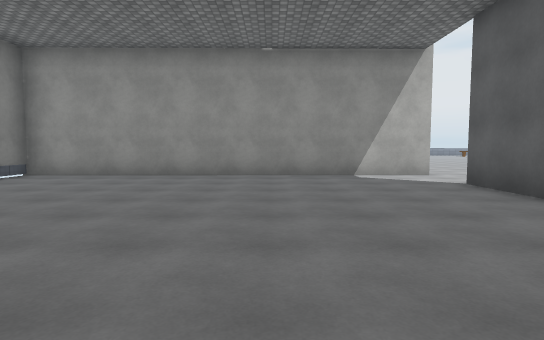
[1] (above)

20 first-person views from a walk through a 3-D level made in the Unity game engine. The camera is 1.4 m above the floor, tilts 4° down and sees 80° across. Doors are open. The floor is counted in squares, 2 m on a side. Each view is taken from the middle of a square. On the plan, view 1 faces up. The plan holds only what a view shows up to about 10 squares ahead; the rest is blank. The place goes on beyond the plan. The player character is not drawn. Some surface patterns are stand-ins.

[2]
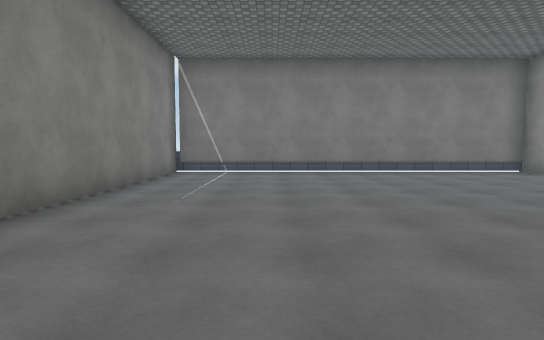

[3]
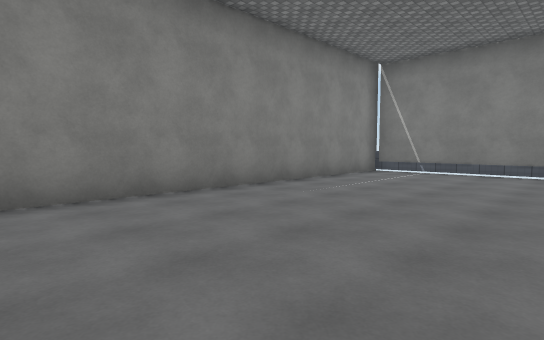

[4]
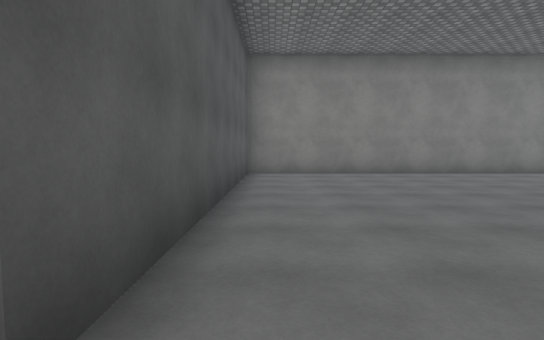

[5]
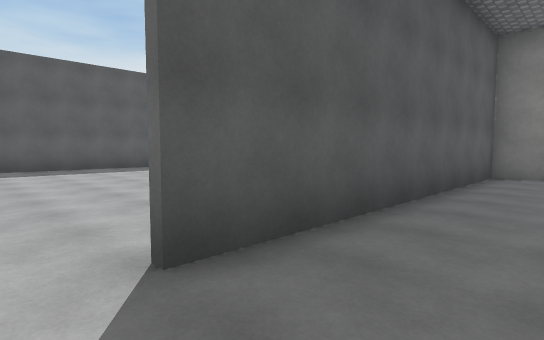

[6]
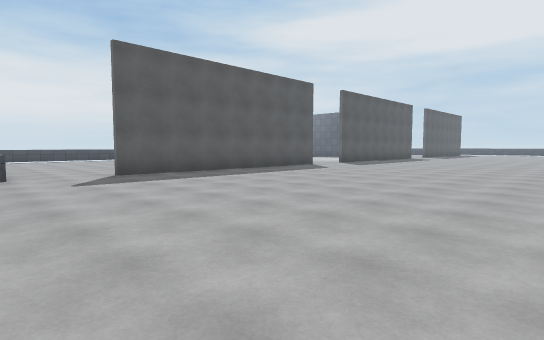

[7]
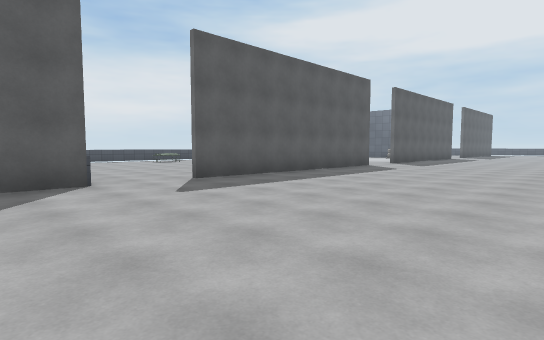

[8]
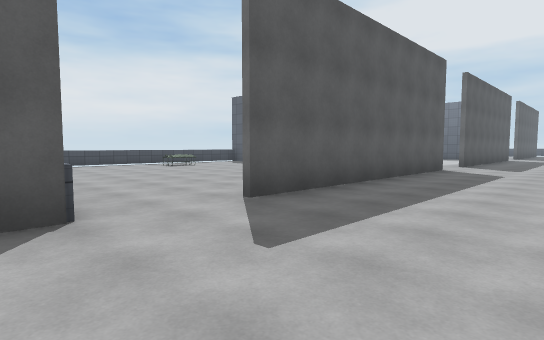

[9]
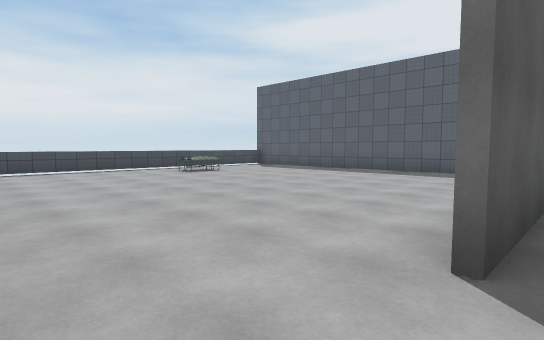

[10]
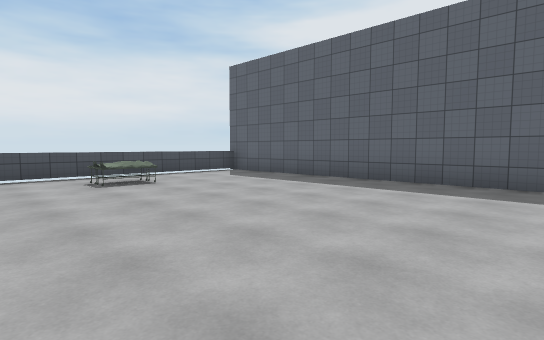

[11]
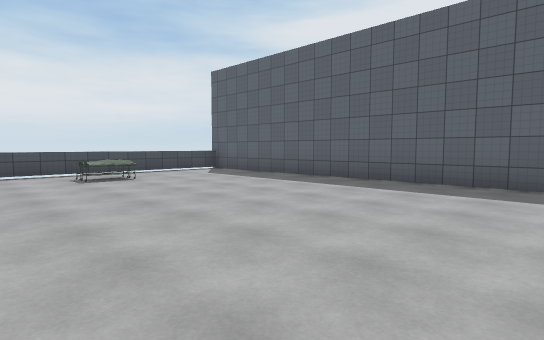

[12]
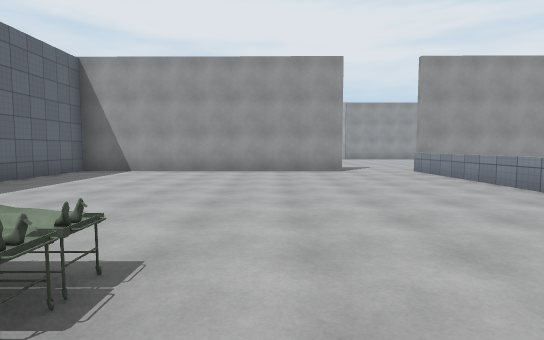

[13]
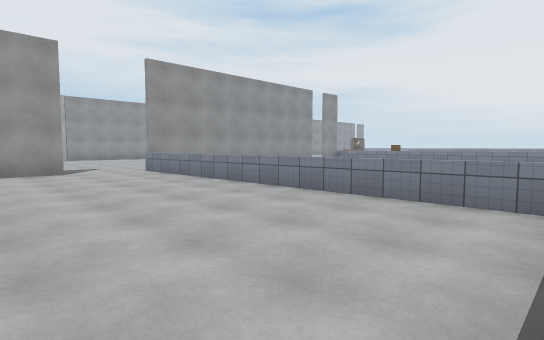

[14]
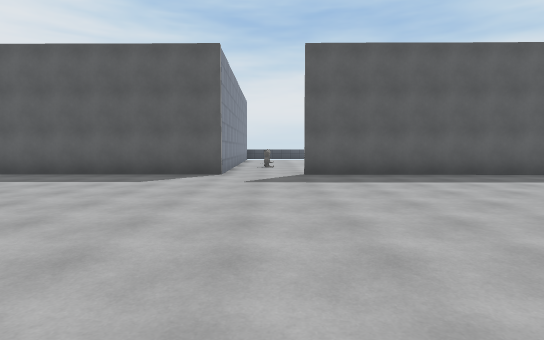

[15]
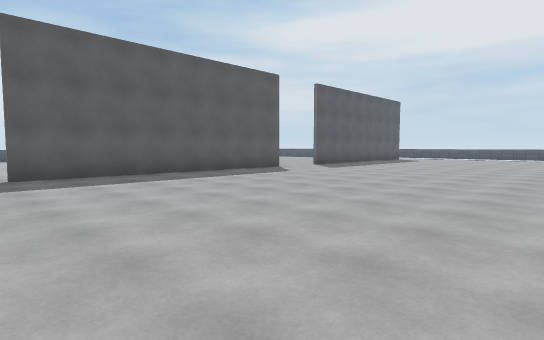

[16]
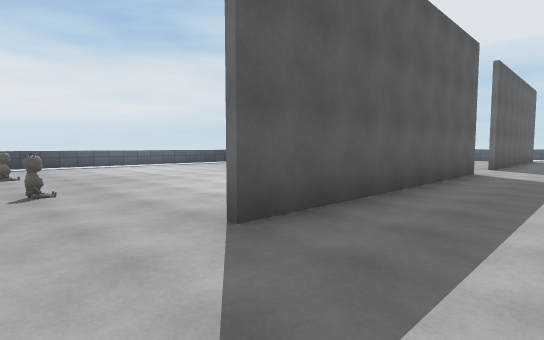

[17]
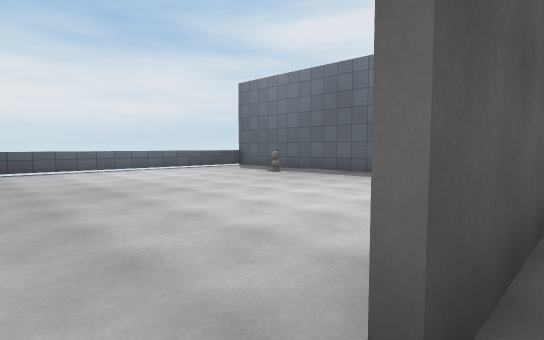

[18]
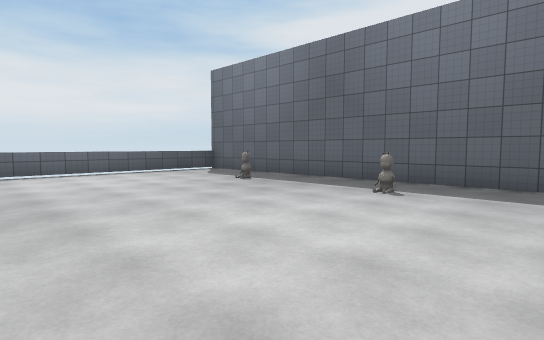

[19]
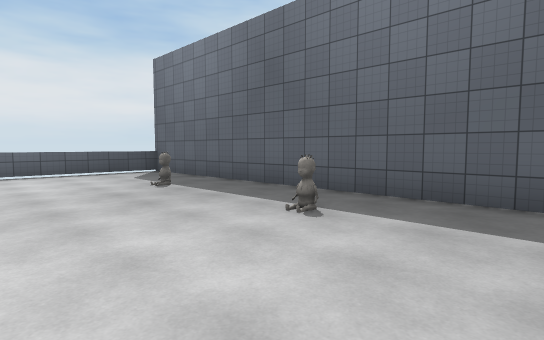

[20]
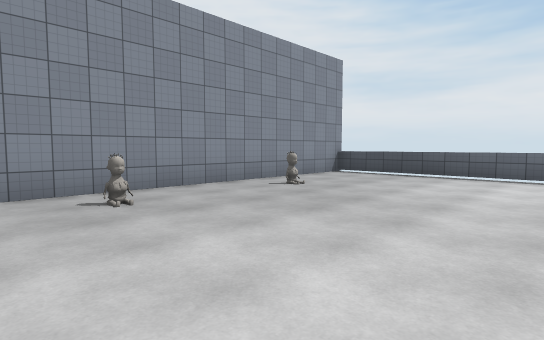

### Floor plan
Ten units are one square. View 1 is at (0, 0); x grows to the right and y downward. Boxes are objects, and circles mark ways between rooms. Rooms are numbered by the first view taken in them; rooms with no view inside come last. Other rooms are left out.
<svg viewBox="-66 -100 302 230">
<path fill="none" stroke="#000" d="M40 -81 -61 -80 -61 17 36 16 37 -63M133 17 134 -62M132 116 133 38M134 -82 134 -95M135 -62 135 15 228 14M231 10 231 -71M227 -83 134 -82M144 115 231 114 231 16 133 17"/>
<rect x="215" y="-35" width="10" height="20" fill="#bbb"><title>other object</title></rect>
<rect x="155" y="95" width="10" height="10" fill="#bbb"><title>other object</title></rect>
<rect x="155" y="25" width="10" height="10" fill="#bbb"><title>other object</title></rect>
<rect x="195" y="95" width="10" height="10" fill="#bbb"><title>other object</title></rect>
<rect x="195" y="25" width="10" height="10" fill="#bbb"><title>other object</title></rect>
<circle cx="40" cy="-70" r="3" fill="#2a7"/>
<circle cx="130" cy="-70" r="3" fill="#2a7"/>
<circle cx="130" cy="30" r="3" fill="#2a7"/>
<text x="-10" y="-30">1</text>
<text x="90" y="30">2</text>
<text x="180" y="-30">3</text>
<text x="190" y="60">4</text>
</svg>
Room 1 opens to room 2. Room 2 opens to room 3. Room 2 opens to room 4.

Where each view was taken, in squares from view 1:
view 1: 0 up, 0 right, facing up
view 2: 1 up, 3 right, facing left
view 3: 3 up, 3 right, facing down-left
view 4: 7 up, 3 right, facing down
view 5: 7 up, 2 right, facing down-right
view 6: 9 up, 5 right, facing down-right
view 7: 10 up, 7 right, facing down-right
view 8: 9 up, 10 right, facing down-right
view 9: 8 up, 13 right, facing down-right
view 10: 5 up, 15 right, facing down-right
view 11: 5 up, 14 right, facing down-right
view 12: 4 up, 23 right, facing left
view 13: 4 up, 23 right, facing up-left
view 14: 3 down, 5 right, facing right
view 15: 3 down, 5 right, facing down-right
view 16: 2 down, 11 right, facing down-right
view 17: 3 down, 13 right, facing down-right
view 18: 5 down, 14 right, facing down-right
view 19: 7 down, 14 right, facing down-right
view 20: 7 down, 15 right, facing up-right
